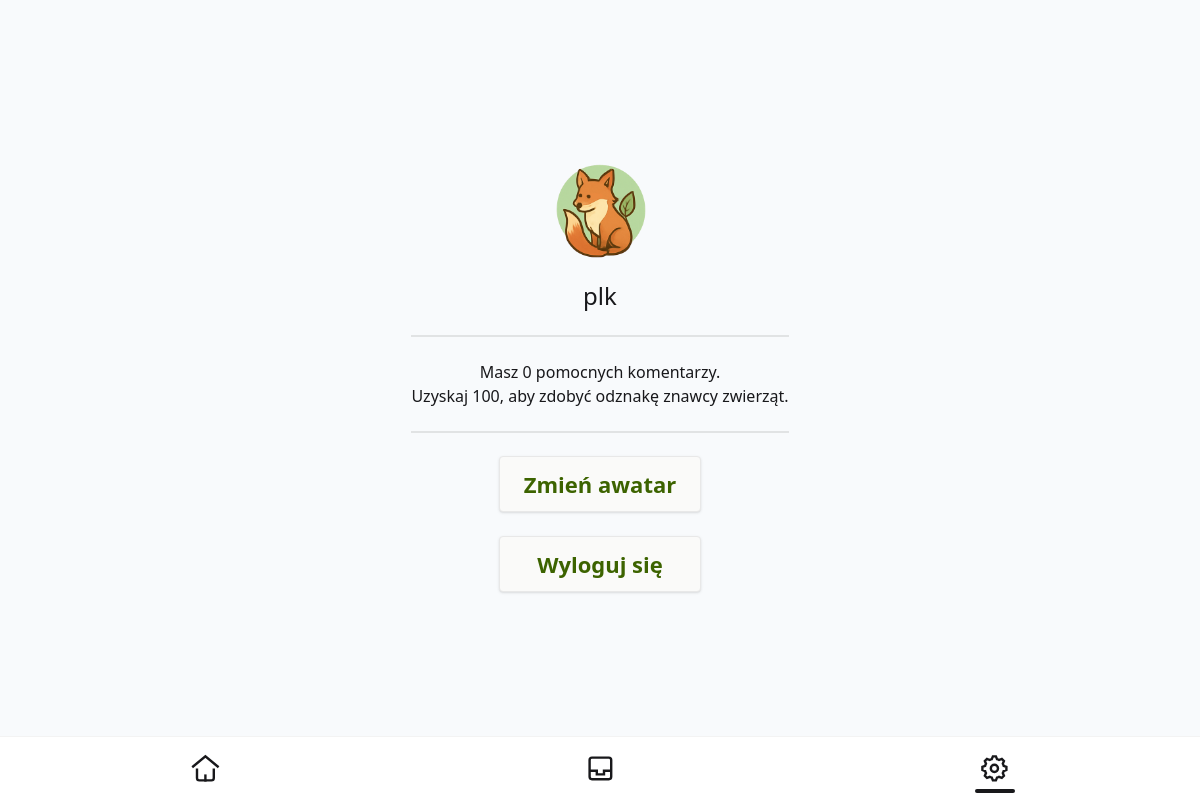
Before: /account/settings/ (signed in) with the older database file.
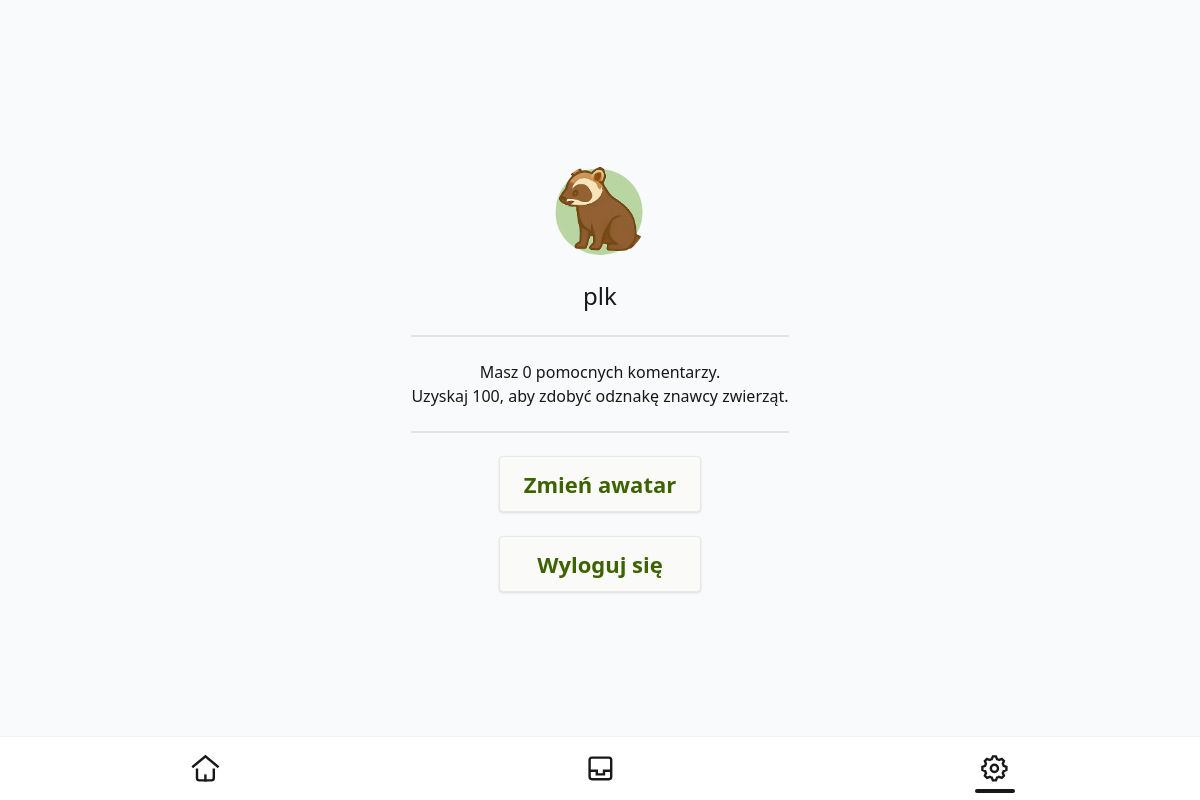
After: the same page with the newer database file.
### account/models.py (models this page shows)
class CustomUser(AbstractUser):
    avatar = models.CharField(max_length=50, null=True, default='/media/avatars/wrobel.png')
    score = models.PositiveIntegerField(default=0)

### account/views.py (the view)
# urls.py: path('settings/', views.settings_page, name='settings'),
@login_required
def settings_page(request):
    return render(request, 'account/settings.html')

### account/templates/account/settings.html
{% extends 'account/base.html' %}
{% block content %}
<div class="flex flex-col items-center mb-16">
    <div class="avatar avatar-placeholder my-5">
        <div class="text-neutral-content w-24 rounded-full">
            <span class="text-3xl"><img src="{{ user.avatar }}" alt="awatar"/></span>
        </div>
    </div>
    <div class="text-2xl">
        {{ user.username }}
    </div>
    <div class="divider"></div>
    <div class="text-center">
        Masz {{ user.score }} pomocnych komentarzy.<br>Uzyskaj 100, aby zdobyć odznakę znawcy zwierząt.
    </div>
    <div class="divider"></div>
    <div class="flex flex-col space-y-6">
        <a class="btn-main" href="{% url 'account:select_avatar' %}">Zmień awatar</a>
        <a class="btn-main" href="{% url 'account:signout' %}">Wyloguj się</a>
    </div>
</div>
{% endblock %}

Changed rows visible on the page:
changed CustomUser "plk": avatar: a different picture
